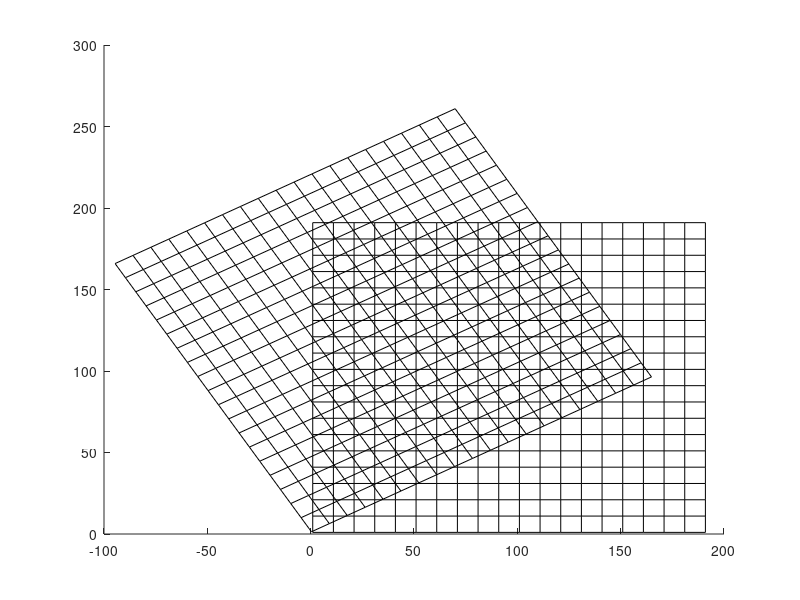

Here is the MATLAB script that generated this plot: (Note: this script raises an error after producing the figure.)
%%%% NUMBER 7

%% 7.1 GENERATE A GRID
% The location of each pixel
nX = 200; % number of columns
nY = 200; % number of rows
xj = 1 : nX; % x location of each column
yi = 1 : nY; % y location of each row
[xij,yij] = meshgrid(xj,yi); % x,y location of each pixel

%% 7.2 GENERATE THE LANDMARKS
% Set landmarks
% Note that landmarks are stored in COLUMNS, not rows
% Rows are x and y, respectively
X = [125, 150; 100, 50];
% R = [cos, sin; -sin, cos]*30
theta=30;
R = [cosd(theta), -sind(theta); sind(theta), cosd(theta)];
Y = R * X;

%% 7.3 PLOT LANDMARKS AND GRID
down = 10; % downsampling is important so you can see things clearly
xijdown = xij(1:down:end,1:down:end);
yijdown = yij(1:down:end,1:down:end);
% This is a trick to plot a grid easily.
% We actually plot a 3D surface,
% but view it directly from above so it looks 2D
surf(xijdown,yijdown,ones(size(xijdown)),'facecolor','none','edgecolor','k');
grid off
hold on;
scatter(X(1,:),X(2,:),'o','MarkerFaceColor', 'c', 'MarkerEdgeColor', 'c');
scatter(Y(1,:),Y(2,:),'o','MarkerFaceColor', 'r', 'MarkerEdgeColor', 'r');
view(0,90);

%% 7.4 CALCULATE AN OPTIMAL 2x2 MATRIX TRANSFORMATION
A = (Y*X)*inv(X*X);
AX = A * X;

%% 7.5 TRANSFORMED LANDMARKS
Axij = zeros(200,200);
Ayij = zeros(200,200);
for i =1:200
    for j = 1:200
        Axij(i,j) = A(1,:)*[i;j];
        Ayij(i,j) = A(2,:)*[i;j];
    end
end
Axijdown = Axij(1:down:end,1:down:end);
Ayijdown = Ayij(1:down:end,1:down:end);
surf(Axijdown,Ayijdown,ones(size(Axijdown)),'facecolor','none','edgecolor','k');

grid off
hold on;
scatter(X(1,:),X(2,:),'o','MarkerFaceColor', 'c', 'MarkerEdgeColor', 'c');
scatter(Y(1,:),Y(2,:),'o','MarkerFaceColor', 'r', 'MarkerEdgeColor', 'r');
scatter(AX(1,:),AX(2,:),'o','MarkerFaceColor', 'b', 'MarkerEdgeColor', 'b');
view(0,90);

%% 7.6 JACOBIAN
syms x y
phi_x = [cosd(theta)*x-sind(theta)*y];
phi_y = [sind(theta)*x+cosd(theta)*y];
jac11 = gradient(phi_x, [x]);
jac12 = gradient(phi_x, [y]);
jac21 = gradient(phi_y, [x]);
jac22 = gradient(phi_y, [y]);
jac = [jac11, jac12; jac21, jac22];
% just to check...
% jacobian([0.866*x-0.5*y; 0.5*x+0.866*y], [x, y]);

% Calculating the determinant at each point
% The determinant is independent of x and y so we just need to calculate it
% once
detJ = det(jac);
detJ = double(detJ);
Axijdown = Axij(1:down:end,1:down:end);
Ayijdown = Ayij(1:down:end,1:down:end);
hold off;
surf(Axijdown, Ayijdown, ones(size(Axijdown))*detJ);
colorbar

%% 7.7 GAUSSIAN KERNEL TRANSFORMATION
sigma=50;

k11 = exp(-norm(X(:,1)-X(:,1))^2/(2*sigma^2));
k12 = exp(-norm(X(:,1)-X(:,2))^2/(2*sigma^2));
k21 = exp(-norm(X(:,2)-X(:,1))^2/(2*sigma^2));
k22 = exp(-norm(X(:,2)-X(:,2))^2/(2*sigma^2));

Khat = [k11, k12; k21, k22];
V1 = [Y(1,1)-X(1,1);Y(1,2)-X(1,2)];
P1 = inv(Khat)*V1;

V2 = [Y(2,1)-X(2,1);Y(2,2)-X(2,2)];
P2 = inv(Khat)*V2;

%% 7.8 PLOT GAUSSIAN TRANSFORMED LANDMARKS AND GRID
% Landmarks
Xtransform = zeros(2, 2);
Xtransform(1,:) = X(1,:).' + V1;
Xtransform(2,:) = X(2,:).' + V2;

k11 = exp(-norm(X(:,1)-X(:,1))^2/(2*sigma^2));
k12 = exp(-norm(X(:,1)-X(:,2))^2/(2*sigma^2));
k21 = exp(-norm(X(:,2)-X(:,1))^2/(2*sigma^2));
k22 = exp(-norm(X(:,2)-X(:,2))^2/(2*sigma^2));

Khat = [k11, k12; k21, k22];
vX = Khat * [P1, P2];
Xtransform = X + vX.';

% Grid
% initialize to identity, we will add the displacment v
phix = xij;
phiy = yij;
for i = 1 : nY
    for j = 1 : nX
        % add the displacement for each p(k) in the sum
        for k = 1 : size(X,2) % number of landmarks
            %Kij the kernel evaluated at (j,i) - X(k)
            Kij = exp(-norm([j,i]-X(:,k))^2/(2*sigma^2));
            phix(j,i) = phix(j,i) + Kij*P1(k); % ... add the x component for p(k)
            phiy(j,i) = phiy(j,i) + Kij*P2(k); % ... add the y component for p(k)
        end
    end
end

Phixdown = phix(1:down:end,1:down:end);
Phiydown = phiy(1:down:end,1:down:end);

surf(Phixdown,Phiydown,ones(size(Phixdown)),'facecolor','none','edgecolor','k');
grid off
hold on;
scatter(X(1,:),X(2,:),'o','MarkerFaceColor', 'c', 'MarkerEdgeColor', 'c');
scatter(Y(1,:),Y(2,:),'o','MarkerFaceColor', 'r', 'MarkerEdgeColor', 'r');
scatter(Xtransform(1,:),Xtransform(2,:),'o','MarkerFaceColor', 'b', 'MarkerEdgeColor', 'b');
view(0,90);

%% 7.9 Jacobian of the Gaussian
hold off
detJ = zeros(size(xij));
for i = 1:nX
    for j = 1:nY
        w = [i;j];
        dphixdx = 1 + exp(-norm(w-X(:,1))^2/(2*sigma^2))*P1(1)*(-1/sigma^2)*norm(w-X(:,1))+exp(-norm(w-X(:,2))^2/(2*sigma^2))*P1(2)*(-1/sigma^2)*norm(w-X(:,2));
        dphixdy = exp(-norm(w-X(:,1))^2/(2*sigma^2))*P1(1)*(-1/sigma^2)*norm(w-X(:,1))+exp(-norm(w-X(:,2))^2/(2*sigma^2))*P1(2)*(-1/sigma^2)*norm(w-X(:,2));
        dphiydx = exp(-norm(w-X(:,1))^2/(2*sigma^2))*P2(1)*(-1/sigma^2)*norm(w-X(:,1))+exp(-norm(w-X(:,2))^2/(2*sigma^2))*P2(1)*(-1/sigma^2)*norm(w-X(:,2));
        dphiydy = 1 + exp(-norm(w-X(:,1))^2/(2*sigma^2))*P2(1)*(-1/sigma^2)*norm(w-X(:,1))+exp(-norm(w-X(:,2))^2/(2*sigma^2))*P2(1)*(-1/sigma^2)*norm(w-X(:,2));
        detJ(i,j) = dphixdx*dphiydy - dphixdy*dphiydx;
    end
end
detJdown = detJ(1:down:end, 1:down:end);
surf(Phixdown,Phiydown,detJdown)
colorbar
view(0,-90);
%% 7.10 Is this a freakin joke its 2am
R = [cosd(45), -sind(45); sind(45), cosd(45)];
Y = R * X;
        